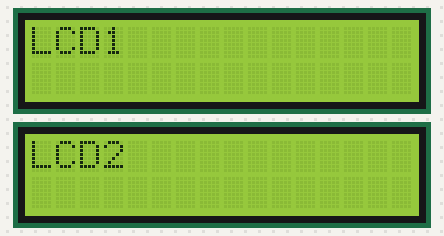
This sketch was run on a simulated Arduino Uno, built with avr-gcc and run on an emulated ATmega328P. Shown: 2 × 16×2 character LCD.

Above: at 0.2 s.

The sketch:

Projeto_18_Dois_Displays_I2C.ino
```cpp
#include <Wire.h>
#include <LiquidCrystal_I2C.h>

// Instância dos dois displays com endereços diferentes
LiquidCrystal_I2C LCD1(0x27, 2, 1, 0, 4, 5, 6, 7, 3, POSITIVE);
LiquidCrystal_I2C LCD2(0x26, 2, 1, 0, 4, 5, 6, 7, 3, POSITIVE);

void setup() {
  // Inicia comunicação dos dois displays
  LCD1.begin(16, 2);
  LCD2.begin(16, 2);
}

void loop() {
  LCD1.setBacklight(HIGH);
  LCD2.setBacklight(HIGH);

  LCD1.setCursor(0, 0);
  LCD1.print("LCD1");

  LCD2.setCursor(0, 0);
  LCD2.print("LCD2");

  delay(2000);

  LCD1.clear();
  LCD2.clear();
}
```
